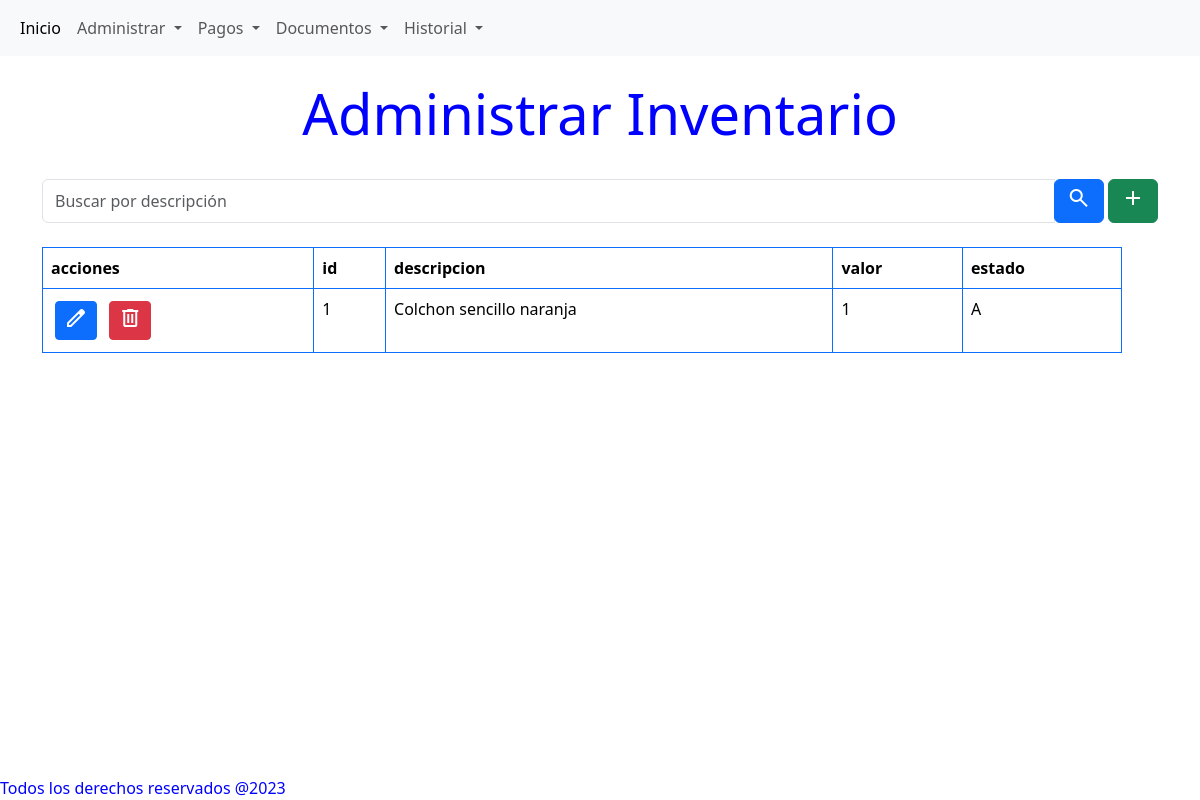
The app's page /inventario/ with its own data.
### models/InventarioModel.py (models this page shows)
class Inventario(db.Model):
    id              = db.Column(db.Integer, primary_key = True)
    descripcion     = db.Column(db.String(200), nullable=False)
    valor          = db.Column(db.Integer, nullable=False)
    estado         = db.Column(db.String(200), nullable=False)

### routes/inventario.py (the view)
@inventario_bp.route('/')
def index():
    results= Inventario.query.filter(Inventario.estado == 'A').all()
    return render_template('inventario/inventarioTable.html',  results =results)

### templates/inventario/inventarioTable.html (shortened to what this page needs)
{% extends 'base.html' %}
{% block content %}
<h1 class="display-4 text-center mt-4"> Administrar Inventario</h1>
<br>
<div class="container">
    <div class="mb-4">
        <form method="post" action="{{ url_for('inventario.search') }}">
                <div class="input-group">
                    <input type="text" class="form-control" name="search_term" placeholder="Buscar por descripción">
                    <div class="input-group-append">
                        <button type="submit" class="btn btn-primary">
                            <span class="material-symbols-outlined">
                            </span>
                        </button>
                        <a class="btn btn-success" href="{{ url_for('inventario.create') }}" role="button">
                            <span class="material-symbols-outlined">
                            </span>
                        </a>
                    </div>
                </div>
        </form>
    </div>
    {% if results%}
    <div class="table-container">
        <table class="table table-hover table-bordered border-primary">
            <thead>
            <tr>
                <th>
                    acciones
                </th>
                {% for column in results[0].__table__.columns.keys() %}
                <th>{{ column }}</th>
                {% endfor %}
            </tr>
            </thead>
            <tbody>
                {% for result in results %}
                    <tr>
                        <td>
                            <a href="{{  url_for('inventario.edit_inventario', item_id=result.id)  }}" class="btn btn-primary btn-sm m-1">
                                <span class="material-symbols-outlined">
                                </span>
                            </a>
                            <a href="{{  url_for('inventario.delete_inventario', item_id=result.id)  }}" class="btn btn-danger btn-sm m-1">
                                <span class="material-symbols-outlined">
                                </span>
                            </a>
                        </td>
                        {% for column in results[0].__table__.columns.keys() %}
                            <td>{{  result[column]  }}</td>
                        {% endfor %}
                    </tr>
                {% endfor %}
            </tbody>
        </table>
    </div>
    {% endif  %}
</div>
{% endblock %}

### static/main.css (style rules this page uses)
body { color:blue; }
.table-container { max-width: 90vw !important; overflow-x: auto; }

### records on screen
Inventario: id "1" "Colchon sencillo naranja" "1" "A"

### other values on screen
{{ column }} "id" "descripcion" "valor" "estado"
